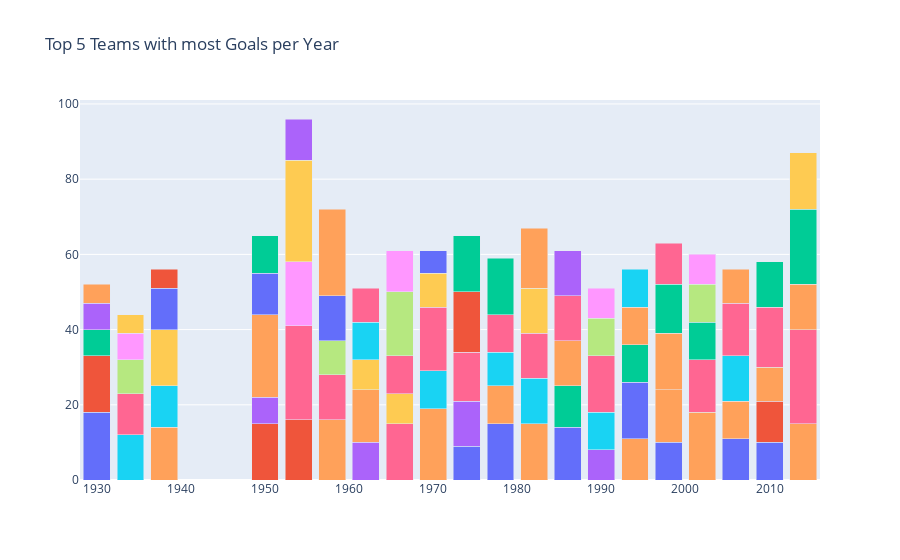

This figure's notebook cell:
### Code cell
data = []
for team in top5['Country'].drop_duplicates().values:
    year = top5[top5['Country'] == team]['Year']
    goal = top5[top5['Country'] == team]['Goals']
    
    data.append(go.Bar(x = year, y = goal, name = team))
layout = go.Layout(barmode = 'stack', title = 'Top 5 Teams with most Goals per Year', showlegend = False)

fig = go.Figure(data = data, layout = layout)
fig.show()

### Figure 1 — Plotly figure (JSON) as saved in the notebook; plotly's stock layout.template omitted (floating-point values rounded to 4 significant figures)
{"data": [{"name": "Argentina", "type": "bar", "x": [1930, 1974, 1978, 1986, 1998, 2006, 2010], "y": [18, 9, 15, 14, 10, 11, 10]}, {"name": "Uruguay", "type": "bar", "x": [1930, 1950, 1954, 2010], "y": [15, 15, 16, 11]}, {"name": "USA", "type": "bar", "x": [1930], "y": [7]}, {"name": "Yugoslavia", "type": "bar", "x": [1930, 1950, 1962, 1974, 1990], "y": [7, 7, 10, 12, 8]}, {"name": "Brazil", "type": "bar", "x": [1930, 1938, 1950, 1958, 1962, 1970, 1978, 1982, 1994, 1998, 2002, 2006, 2010, 2014], "y": [5, 14, 22, 16, 14, 19, 10, 15, 11, 14, 18, 10, 9, 15]}, {"name": "Italy", "type": "bar", "x": [1934, 1938, 1970, 1978, 1982, 1990, 2006], "y": [12, 11, 10, 9, 12, 10, 12]}, {"name": "Germany", "type": "bar", "x": [1934, 1954, 1958, 1966, 1970, 1974, 1978, 1982, 1990, 2002, 2006, 2010, 2014], "y": [11, 25, 12, 15, 17, 13, 10, 12, 15, 14, 14, 16, 25]}, {"name": "Czechoslovakia", "type": "bar", "x": [1934, 1958, 1990], "y": [9, 9, 10]}, {"name": "Austria", "type": "bar", "x": [1934, 1954], "y": [7, 17]}, {"name": "Hungary", "type": "bar", "x": [1934, 1938, 1954, 1962, 1966, 1982], "y": [5, 15, 27, 8, 8, 12]}, {"name": "Sweden", "type": "bar", "x": [1938, 1950, 1958, 1994], "y": [11, 11, 12, 15]}, {"name": "Cuba", "type": "bar", "x": [1938], "y": [5]}, {"name": "Spain", "type": "bar", "x": [1950, 1986, 1994, 2002], "y": [10, 11, 10, 10]}, {"name": "Switzerland", "type": "bar", "x": [1954], "y": [11]}, {"name": "France", "type": "bar", "x": [1958, 1982, 1986, 1998, 2006, 2014], "y": [23, 16, 12, 15, 9, 12]}, {"name": "Chile", "type": "bar", "x": [1962], "y": [10]}, {"name": "Soviet Union", "type": "bar", "x": [1962, 1966, 1986], "y": [9, 10, 12]}, {"name": "Portugal", "type": "bar", "x": [1966], "y": [17]}, {"name": "England", "type": "bar", "x": [1966, 1990], "y": [11, 8]}, {"name": "Peru", "type": "bar", "x": [1970], "y": [9]}, {"name": "Mexico", "type": "bar", "x": [1970], "y": [6]}, {"name": "Poland", "type": "bar", "x": [1974], "y": [16]}, {"name": "Netherlands", "type": "bar", "x": [1974, 1978, 1998, 2010, 2014], "y": [15, 15, 13, 12, 20]}, {"name": "Belgium", "type": "bar", "x": [1986], "y": [12]}, {"name": "Bulgaria", "type": "bar", "x": [1994], "y": [10]}, {"name": "Romania", "type": "bar", "x": [1994], "y": [10]}, {"name": "Croatia", "type": "bar", "x": [1998], "y": [11]}, {"name": "Turkey", "type": "bar", "x": [2002], "y": [10]}, {"name": "Korea Republic", "type": "bar", "x": [2002], "y": [8]}, {"name": "Colombia", "type": "bar", "x": [2014], "y": [15]}], "layout": {"barmode": "stack", "showlegend": false, "title": {"text": "Top 5 Teams with most Goals per Year"}}}
